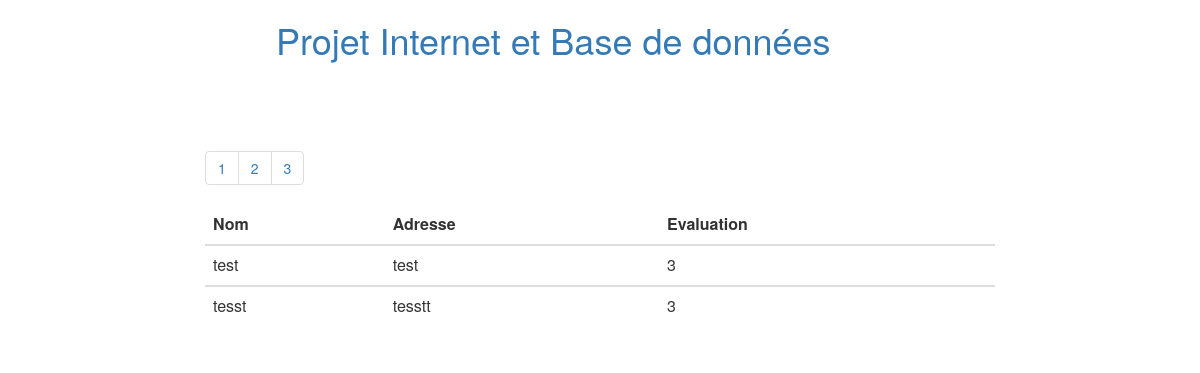
Before: / with the older database file.
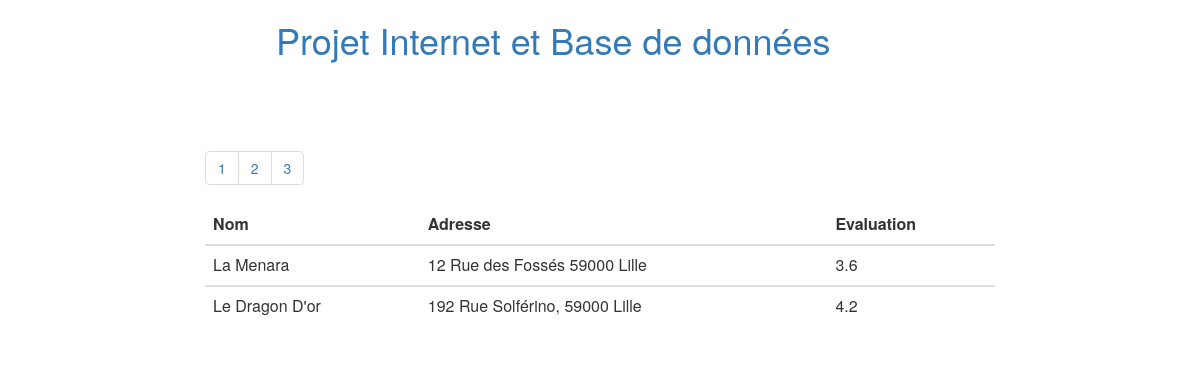
After: the same page with the newer database file.
### tables this page shows
CREATE TABLE `restaurant` (
  `id` int(11) unsigned NOT NULL AUTO_INCREMENT,
  `nom` varchar(50) DEFAULT NULL,
  `adresse` varchar(50) DEFAULT NULL,
  `type` varchar(50) DEFAULT NULL,
  `evaluation` varchar(11) DEFAULT NULL,
  PRIMARY KEY (`id`)
);

### index.php (the view, shortened to what this page needs)
<?php
$page = isset($_GET['page']) ? (int)$_GET['page'] : 1;
$perpage = isset($_GET['per-page']) ? (int)$_GET['per-page'] : 2;
$start =($page>1) ? ($page * $perpage)- $perpage : 0;
$cnx = new PDO('mysql:host=localhost;dbname=restaurant', 'root', '');
$req1 = "select * from restaurant";
$resultat_row =$cnx->query($req1);
$req = "select * from restaurant LIMIT {$start}, {$perpage}";
$resultats=$cnx->query($req);
$resultats->setFetchMode(PDO::FETCH_OBJ);
$count = $resultat_row->rowCount();
 ?>
<html>
  <head>
    <link rel="stylesheet" href="https://maxcdn.bootstrapcdn.com/bootstrap/3.3.7/css/bootstrap.min.css">
  </head>
  <body>
    <h1 style="margin-left:23%;color: #337ab7;">Projet Internet et Base de données</h1>
    <div class="row">
      <div class="col-md-8 col-md-offset-2" style="margin-top:5%">
      <table class="table">
        <thead>
          <th>Nom </th>
          <th>Adresse </th>
          <th>Evaluation</th>
        </thead>
          <?php
          while( $ligne = $resultats->fetch() ) {
            echo "<tbody>";
            echo "<td>", $ligne->nom ,"</td>";
            echo "<td>", $ligne->adresse ,"</td>";
            echo "<td>", $ligne->evaluation ,"</td>";
            echo "</tbody>";
          }
          echo "<ul class='pagination'>";
          if($count > $perpage)
          {
    $pages = ceil($count / $perpage);
    for($i=1;$i<=$pages;$i++)
{
  if($page == $i)
           echo "<li><a class='active'>",$i,"</a></li>";
else
{
     echo "<li><a href='index.php?page=",$i,"'>";
            echo "$i";
            echo "</a></li>";
}
}
          }
          echo "</ul>";
?>
      </table>
    </div>
</div>
  </body>
</html>

Changed rows visible on the page:
no longer on this page (row edited): restaurant: nom "test", adresse "test", evaluation "3"
no longer on this page (row edited): restaurant: nom "tesst", adresse "tesstt", evaluation "3"
added restaurant: nom "La Menara", adresse "12 Rue des Fossés 59000 Lille", evaluation "3.6"
added restaurant: nom "Le Dragon D'or", adresse "192 Rue Solférino, 59000 Lille", evaluation "4.2"
